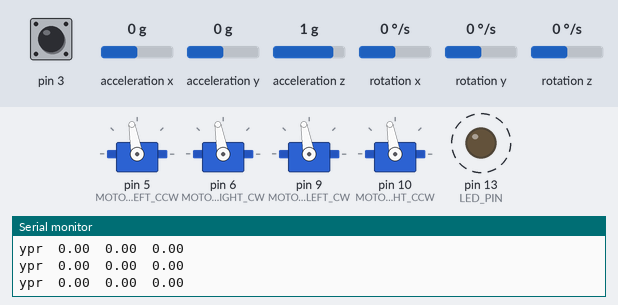
Bench run of a sketch on a simulated Arduino Uno, built with avr-gcc and run on an emulated ATmega328P. On the bench: 4 × servo, output pins drawn as LEDs (lit = HIGH), the last lines printed to the serial monitor. Dashed ring = blinking. Inputs (shaded band) come from the test bench; at power-on: acceleration x 0 g, acceleration y 0 g, acceleration z 1 g, pin 3 HIGH, rotation x 0 °/s, rotation y 0 °/s, rotation z 0 °/s. The sensor or clock chip raises its interrupt line as the real part does; no radio packets arrive unless stated.

Above: at 6.7 s.
6.8 s: acceleration x set to -1.4 g
At 7.02 s:
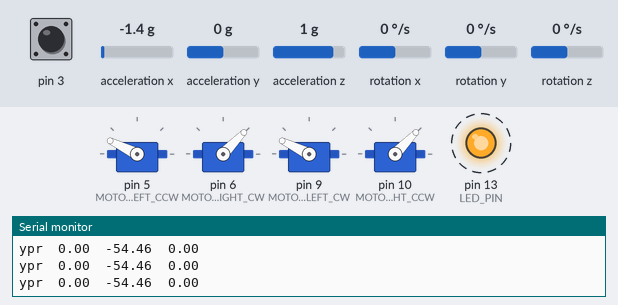
9.8 s: acceleration y set to -1.4 g
At 10.65 s:
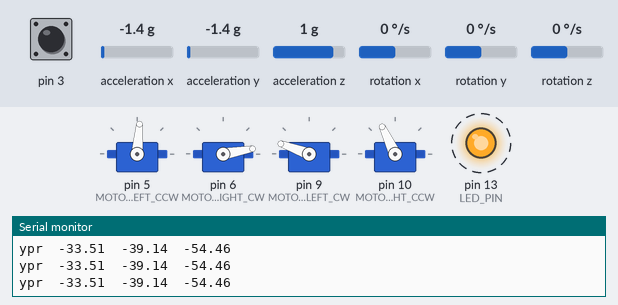
12.8 s: acceleration z set to -1.4 g
At 13.06 s:
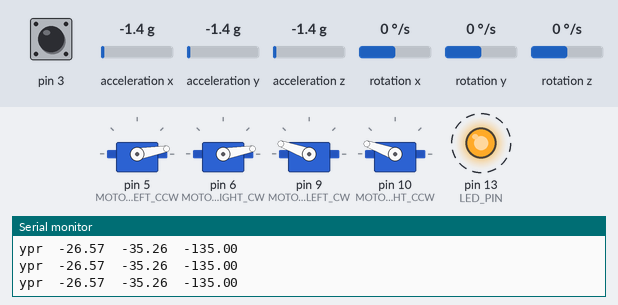
15.8 s: acceleration y set to -0.1 g
18.8 s: acceleration y set to 0.2 g
At 19.38 s:
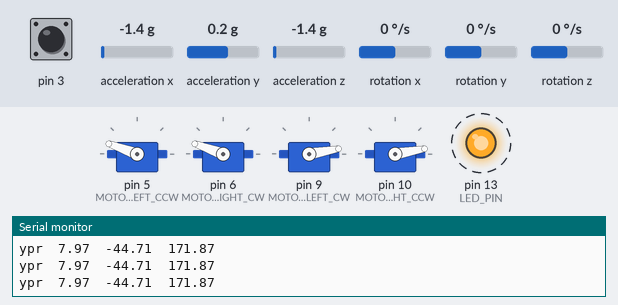
21.8 s: acceleration z set to 0 g
At 22.09 s:
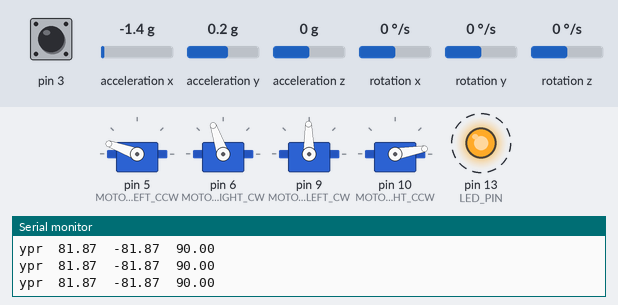
Timing chart, 0 to 25.8 s (numbered marks = the images above; inputs shaded):
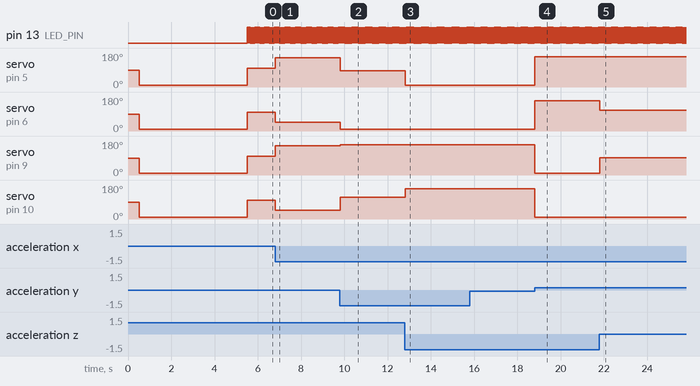

The sketch:

flightcontrol.ino
```cpp
#include "I2Cdev.h"
#include "MPU6050_6Axis_MotionApps20.h"
#include "Wire.h"


// includes for NRF24L01+
#include <SPI.h>
#include <RF24.h>
#include <nRF24L01.h>
#include <RF24_config.h>


#include <Servo.h>


#define LED_PIN 13 // (Arduino is 13, Teensy is 11, Teensy++ is 6)

#define MOTOR_FRONT_LEFT_CCW 5
#define MOTOR_FRONT_RIGHT_CW 6
#define MOTOR_REAR_LEFT_CW 9
#define MOTOR_REAR_RIGHT_CCW 10

#define THRUST_STEADY 100
#define THRUST_MIN 10
#define THRUST_MAX 160

MPU6050 mpu;
RF24 radio(7,8);
Servo front_left, front_right, rear_left, rear_right;

bool blinkState = false;
volatile bool printed = false;

// MPU control/status vars
bool dmpReady = false;  // set true if DMP init was successful
uint8_t mpuIntStatus;   // holds actual interrupt status byte from MPU
uint8_t devStatus;      // return status after each device operation (0 = success, !0 = error)
uint16_t packetSize;    // expected DMP packet size (default is 42 bytes)
uint16_t fifoCount;     // count of all bytes currently in FIFO
uint8_t fifoBuffer[64]; // FIFO storage buffer

// orientation/motion vars
Quaternion q;           // [w, x, y, z]         quaternion container
VectorFloat gravity;    // [x, y, z]            gravity vector
float gyro[3];          // [yaw, pitch, roll]   yaw/pitch/roll container and gravity vector

float state[4];      // [yaw, roll, pitch, height]  current yaw/roll/pitch/height (roll and pitch are swapped because of sensor orientation)
byte control[4];        // [yaw, pitch, roll, height]  desired yaw/pitch/roll/height


// ================================================================
// ===                      INITIAL SETUP                       ===
// ================================================================

void setup() {
    //setup servos
    front_left.attach(MOTOR_FRONT_LEFT_CCW);
    front_right.attach(MOTOR_FRONT_RIGHT_CW);
    rear_left.attach(MOTOR_REAR_LEFT_CW);
    rear_right.attach(MOTOR_REAR_RIGHT_CCW);

    // configure LED for output
    pinMode(LED_PIN, OUTPUT);

    Wire.begin();
    TWBR = 24; // 400kHz I2C clock (200kHz if CPU is 8MHz)

    Serial.begin(57600);

    //setup MPU
    mpu.initialize();
    devStatus = mpu.dmpInitialize();

    // make sure it worked (returns 0 if so)
    if (devStatus == 0) {
        // turn on the DMP, now that it's ready
        Serial.println(F("Enabling DMP..."));
        mpu.setDMPEnabled(true);

        // enable Arduino interrupt detection
        Serial.println(F("Enabling interrupt detection (Arduino external interrupt 0)..."));
        //attachInterrupt(0, dmpDataReady, RISING);
        mpuIntStatus = mpu.getIntStatus();

        dmpReady = true;

        // get expected DMP packet size for later comparison
        packetSize = mpu.dmpGetFIFOPacketSize();
    }

    //setup radio
    radio.begin();
    radio.openReadingPipe(1, 0xF0F0F0F0D2LL);
    radio.startListening();
    attachInterrupt(1, check_radio, FALLING);

    //arm ESCs
    front_left.write(THRUST_MIN);
    front_right.write(THRUST_MIN);
    rear_left.write(THRUST_MIN);
    rear_right.write(THRUST_MIN);
    delay(5000);
}


// ================================================================
// ===                    MAIN PROGRAM LOOP                     ===
// ================================================================

void loop() {
    // if programming failed, don't try to do anything
    if (!dmpReady) return;


    //regulate here
    //TODO: convert angles to degrees!
    //TODO: calibrate gyro/substract offsets

    //calculate factors
    int factor_height = THRUST_STEADY + control[3];
    int factor_yaw = control[0];
    int factor_pitch = control[1] - state[2]; //switched because of sensor orientation
    int factor_roll = control[2] - state[1];

    //calculate motor levels
    int level_fl_ccw = factor_height - factor_yaw - factor_pitch + factor_roll;
    int level_fr_cw  = factor_height + factor_yaw - factor_pitch - factor_roll;
    int level_rl_cw  = factor_height + factor_yaw + factor_pitch + factor_roll;
    int level_rr_ccw = factor_height - factor_yaw + factor_pitch - factor_roll;

    //write values to the motors
    front_left.write(constrain(level_fl_ccw, THRUST_MIN, THRUST_MAX));
    front_right.write(constrain(level_fr_cw, THRUST_MIN, THRUST_MAX));
    rear_left.write(constrain(level_rl_cw, THRUST_MIN, THRUST_MAX));
    rear_right.write(constrain(level_rr_ccw, THRUST_MIN, THRUST_MAX));

    // get INT_STATUS byte
    mpuIntStatus = mpu.getIntStatus();
    // get current FIFO count
    fifoCount = mpu.getFIFOCount();

    // check for overflow (this should never happen unless our code is too inefficient)
    if ((mpuIntStatus & 0x10) || fifoCount == 1024) {
        // reset so we can continue cleanly
        mpu.resetFIFO();
        Serial.println(F("FIFO overflow!"));

    // otherwise, check for DMP data ready interrupt (this should happen frequently)
    } else if (mpuIntStatus & 0x02) {
        // wait for correct available data length, should be a VERY short wait
        while (fifoCount < packetSize) fifoCount = mpu.getFIFOCount();

        // read a packet from FIFO
        mpu.getFIFOBytes(fifoBuffer, packetSize);

        // track FIFO count here in case there is > 1 packet available
        // (this lets us immediately read more without waiting for an interrupt)
        fifoCount -= packetSize;

        // display Euler angles in degrees
        mpu.dmpGetQuaternion(&q, fifoBuffer);
        mpu.dmpGetGravity(&gravity, &q);
        mpu.dmpGetYawPitchRoll(gyro, &q, &gravity);
        //if (printed) {
          Serial.print("ypr\t");
          Serial.print(gyro[0] * 180/M_PI);
          Serial.print("\t");
          Serial.print(gyro[1] * 180/M_PI);
          Serial.print("\t");
          Serial.println(gyro[2] * 180/M_PI);
        //}

        //update current state
        state[0] = gyro[0] * 180/M_PI;
        state[1] = gyro[1] * 180/M_PI;
        state[2] = gyro[2] * 180/M_PI;

        // blink LED to indicate activity
        blinkState = !blinkState;
        digitalWrite(LED_PIN, blinkState);
    }

    /*
    if (!printed) {
      Serial.print(control[0]);
      Serial.print("\t");
      Serial.print(control[1]);
      Serial.print("\t");
      Serial.print(control[2]);
      Serial.print("\t");
      Serial.println(control[3]);
      printed = true;
    }
    */
}

void check_radio(void) {
  radio.stopListening();
  // What happened?
  bool tx,fail,rx;
  radio.whatHappened(tx,fail,rx);

  // Did we receive a message?
  if (rx)
  {
      radio.read(&control,4);
      printed = false;
  }
  radio.startListening();
}
```

Measured:
- the behaviour switches between 0 and 0.1 g on acceleration y (found by bisection; images 3 and 4)
- after the input at 6.8 s, servo on pin 5 (MOTOR_FRONT_LEFT_CCW), servo on pin 9 (MOTOR_REAR_LEFT_CW): 100° → 154° at once; servo on pin 6 (MOTOR_FRONT_RIGHT_CW), servo on pin 10 (MOTOR_REAR_RIGHT_CCW): 100° → 46° at once
- after the input at 9.8 s, servo on pin 5 (MOTOR_FRONT_LEFT_CCW): 154° → 85° at once; servo on pin 6 (MOTOR_FRONT_RIGHT_CW): 46° → 10° at once; servo on pin 9 (MOTOR_REAR_LEFT_CW): 154° → 160° at once; servo on pin 10 (MOTOR_REAR_RIGHT_CCW): 46° → 115° at once
- after the input at 12.8 s, servo on pin 5 (MOTOR_FRONT_LEFT_CCW): 85° → 10° at once; servo on pin 10 (MOTOR_REAR_RIGHT_CCW): 115° → 160° at once
- after the input at 18.8 s, servo on pin 5 (MOTOR_FRONT_LEFT_CCW), servo on pin 6 (MOTOR_FRONT_RIGHT_CW): 10° → 160° at once; servo on pin 9 (MOTOR_REAR_LEFT_CW), servo on pin 10 (MOTOR_REAR_RIGHT_CCW): 160° → 10° at once
- after the input at 21.8 s, servo on pin 6 (MOTOR_FRONT_RIGHT_CW): 160° → 109° at once; servo on pin 9 (MOTOR_REAR_LEFT_CW): 10° → 91° at once
- by itself, pin 13 (LED_PIN): alternates HIGH for 0.01 s and LOW for 0.01 s
